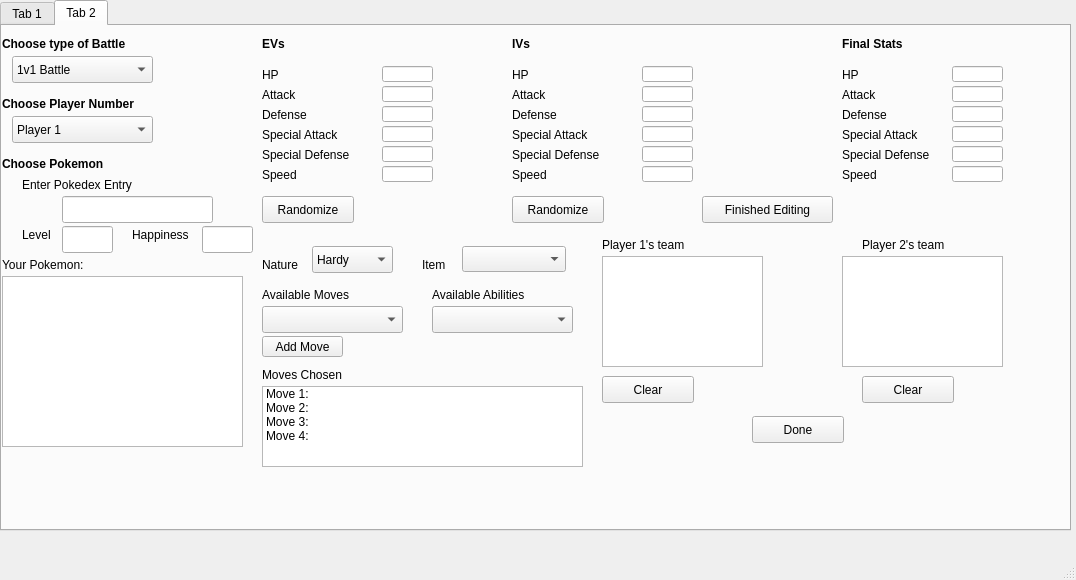
<?xml version="1.0" encoding="UTF-8"?>
<ui version="4.0">
 <class>MainWindow</class>
 <widget class="QMainWindow" name="MainWindow">
  <property name="geometry">
   <rect>
    <x>0</x>
    <y>0</y>
    <width>1076</width>
    <height>580</height>
   </rect>
  </property>
  <property name="windowTitle">
   <string>MainWindow</string>
  </property>
  <widget class="QWidget" name="centralwidget">
   <widget class="QTabWidget" name="tabCreate">
    <property name="geometry">
     <rect>
      <x>0</x>
      <y>0</y>
      <width>1071</width>
      <height>531</height>
     </rect>
    </property>
    <property name="currentIndex">
     <number>1</number>
    </property>
    <widget class="QWidget" name="tab">
     <attribute name="title">
      <string>Tab 1</string>
     </attribute>
     <widget class="QGraphicsView" name="viewPokemon1">
      <property name="geometry">
       <rect>
        <x>10</x>
        <y>30</y>
        <width>256</width>
        <height>151</height>
       </rect>
      </property>
     </widget>
     <widget class="QLabel" name="label">
      <property name="geometry">
       <rect>
        <x>-80</x>
        <y>0</y>
        <width>201</width>
        <height>31</height>
       </rect>
      </property>
      <property name="text">
       <string>                        Pokemon 1</string>
      </property>
     </widget>
     <widget class="QListWidget" name="listPokemon1_moves">
      <property name="geometry">
       <rect>
        <x>0</x>
        <y>240</y>
        <width>321</width>
        <height>81</height>
       </rect>
      </property>
      <item>
       <property name="text">
        <string>Move 1:</string>
       </property>
      </item>
      <item>
       <property name="text">
        <string>Move 2: </string>
       </property>
      </item>
      <item>
       <property name="text">
        <string>Move 3:</string>
       </property>
      </item>
      <item>
       <property name="text">
        <string>Move 4:</string>
       </property>
      </item>
     </widget>
     <widget class="QLabel" name="label_3">
      <property name="geometry">
       <rect>
        <x>390</x>
        <y>60</y>
        <width>201</width>
        <height>31</height>
       </rect>
      </property>
      <property name="text">
       <string>                        Battle Info:</string>
      </property>
     </widget>
     <widget class="QGraphicsView" name="viewPokemon2">
      <property name="geometry">
       <rect>
        <x>810</x>
        <y>30</y>
        <width>256</width>
        <height>151</height>
       </rect>
      </property>
     </widget>
     <widget class="QLabel" name="label_2">
      <property name="geometry">
       <rect>
        <x>720</x>
        <y>0</y>
        <width>201</width>
        <height>31</height>
       </rect>
      </property>
      <property name="text">
       <string>                        Pokemon 2</string>
      </property>
     </widget>
     <widget class="QListWidget" name="listPokemon2_moves">
      <property name="geometry">
       <rect>
        <x>740</x>
        <y>240</y>
        <width>321</width>
        <height>81</height>
       </rect>
      </property>
      <item>
       <property name="text">
        <string>Move 1:</string>
       </property>
      </item>
      <item>
       <property name="text">
        <string>Move 2: </string>
       </property>
      </item>
      <item>
       <property name="text">
        <string>Move 3:</string>
       </property>
      </item>
      <item>
       <property name="text">
        <string>Move 4:</string>
       </property>
      </item>
     </widget>
     <widget class="QPushButton" name="pushStartBattle">
      <property name="geometry">
       <rect>
        <x>340</x>
        <y>50</y>
        <width>92</width>
        <height>27</height>
       </rect>
      </property>
      <property name="text">
       <string>Start Battle</string>
      </property>
     </widget>
     <widget class="QPushButton" name="pushRestart">
      <property name="geometry">
       <rect>
        <x>630</x>
        <y>50</y>
        <width>92</width>
        <height>27</height>
       </rect>
      </property>
      <property name="text">
       <string>Restart</string>
      </property>
     </widget>
     <widget class="QPushButton" name="pushDifferentTeam">
      <property name="geometry">
       <rect>
        <x>430</x>
        <y>10</y>
        <width>201</width>
        <height>27</height>
       </rect>
      </property>
      <property name="text">
       <string>Choose a different team</string>
      </property>
     </widget>
     <widget class="QLabel" name="label_190">
      <property name="geometry">
       <rect>
        <x>0</x>
        <y>340</y>
        <width>111</width>
        <height>31</height>
       </rect>
      </property>
      <property name="text">
       <string>Player 1's team</string>
      </property>
     </widget>
     <widget class="QListWidget" name="listPlayer1_team">
      <property name="geometry">
       <rect>
        <x>0</x>
        <y>370</y>
        <width>321</width>
        <height>81</height>
       </rect>
      </property>
     </widget>
     <widget class="QLabel" name="label_191">
      <property name="geometry">
       <rect>
        <x>260</x>
        <y>0</y>
        <width>41</width>
        <height>31</height>
       </rect>
      </property>
      <property name="text">
       <string>Level</string>
      </property>
     </widget>
     <widget class="QLabel" name="label_192">
      <property name="geometry">
       <rect>
        <x>720</x>
        <y>0</y>
        <width>41</width>
        <height>31</height>
       </rect>
      </property>
      <property name="text">
       <string>Level</string>
      </property>
     </widget>
     <widget class="QLineEdit" name="txtPokemon1_Level">
      <property name="geometry">
       <rect>
        <x>300</x>
        <y>0</y>
        <width>41</width>
        <height>31</height>
       </rect>
      </property>
     </widget>
     <widget class="QLineEdit" name="txtPokemon2_Level">
      <property name="geometry">
       <rect>
        <x>760</x>
        <y>0</y>
        <width>41</width>
        <height>31</height>
       </rect>
      </property>
     </widget>
     <widget class="QLabel" name="label_230">
      <property name="geometry">
       <rect>
        <x>740</x>
        <y>340</y>
        <width>111</width>
        <height>31</height>
       </rect>
      </property>
      <property name="text">
       <string>Player 2's team</string>
      </property>
     </widget>
     <widget class="QListWidget" name="listPlayer2_team">
      <property name="geometry">
       <rect>
        <x>740</x>
        <y>370</y>
        <width>321</width>
        <height>81</height>
       </rect>
      </property>
     </widget>
     <widget class="QLabel" name="lbl_hpPokemon1">
      <property name="geometry">
       <rect>
        <x>10</x>
        <y>200</y>
        <width>21</width>
        <height>31</height>
       </rect>
      </property>
      <property name="text">
       <string>HP: </string>
      </property>
     </widget>
     <widget class="QLabel" name="lbl_hpPokemon2">
      <property name="geometry">
       <rect>
        <x>750</x>
        <y>200</y>
        <width>41</width>
        <height>31</height>
       </rect>
      </property>
      <property name="text">
       <string>HP: </string>
      </property>
     </widget>
     <widget class="QPushButton" name="pushSwitchPlayer1">
      <property name="geometry">
       <rect>
        <x>110</x>
        <y>340</y>
        <width>92</width>
        <height>27</height>
       </rect>
      </property>
      <property name="text">
       <string>Switch</string>
      </property>
     </widget>
     <widget class="QPushButton" name="pushSwitchPlayer2">
      <property name="geometry">
       <rect>
        <x>850</x>
        <y>340</y>
        <width>92</width>
        <height>27</height>
       </rect>
      </property>
      <property name="text">
       <string>Switch</string>
      </property>
     </widget>
     <widget class="QProgressBar" name="hpBar_Pokemon1">
      <property name="geometry">
       <rect>
        <x>50</x>
        <y>200</y>
        <width>118</width>
        <height>23</height>
       </rect>
      </property>
      <property name="value">
       <number>24</number>
      </property>
     </widget>
     <widget class="QProgressBar" name="hpBar_Pokemon2">
      <property name="geometry">
       <rect>
        <x>780</x>
        <y>200</y>
        <width>118</width>
        <height>23</height>
       </rect>
      </property>
      <property name="value">
       <number>24</number>
      </property>
     </widget>
     <widget class="QTextEdit" name="txtBattleInfo">
      <property name="geometry">
       <rect>
        <x>340</x>
        <y>90</y>
        <width>381</width>
        <height>211</height>
       </rect>
      </property>
      <property name="horizontalScrollBarPolicy">
       <enum>Qt::ScrollBarAsNeeded</enum>
      </property>
      <property name="html">
       <string>&lt;!DOCTYPE HTML PUBLIC &quot;-//W3C//DTD HTML 4.0//EN&quot; &quot;http://www.w3.org/TR/REC-html40/strict.dtd&quot;&gt;
&lt;html&gt;&lt;head&gt;&lt;meta name=&quot;qrichtext&quot; content=&quot;1&quot; /&gt;&lt;style type=&quot;text/css&quot;&gt;
p, li { white-space: pre-wrap; }
&lt;/style&gt;&lt;/head&gt;&lt;body style=&quot; font-family:'.SF NS Text'; font-size:13pt; font-weight:400; font-style:normal;&quot;&gt;
&lt;p style=&quot;-qt-paragraph-type:empty; margin-top:0px; margin-bottom:0px; margin-left:0px; margin-right:0px; -qt-block-indent:0; text-indent:0px;&quot;&gt;&lt;br /&gt;&lt;/p&gt;&lt;/body&gt;&lt;/html&gt;</string>
      </property>
     </widget>
    </widget>
    <widget class="QWidget" name="tab_2">
     <attribute name="title">
      <string>Tab 2</string>
     </attribute>
     <widget class="QLabel" name="label_4">
      <property name="geometry">
       <rect>
        <x>0</x>
        <y>10</y>
        <width>201</width>
        <height>17</height>
       </rect>
      </property>
      <property name="text">
       <string>&lt;html&gt;&lt;head/&gt;&lt;body&gt;&lt;p&gt;&lt;span style=&quot; font-weight:600;&quot;&gt;Choose type of Battle&lt;/span&gt;&lt;/p&gt;&lt;/body&gt;&lt;/html&gt;</string>
      </property>
     </widget>
     <widget class="QComboBox" name="comboBattleType">
      <property name="geometry">
       <rect>
        <x>10</x>
        <y>30</y>
        <width>141</width>
        <height>27</height>
       </rect>
      </property>
      <item>
       <property name="text">
        <string>1v1 Battle</string>
       </property>
      </item>
      <item>
       <property name="text">
        <string>3v3 Battle</string>
       </property>
      </item>
      <item>
       <property name="text">
        <string>6v6 Battle</string>
       </property>
      </item>
     </widget>
     <widget class="QLabel" name="label_5">
      <property name="geometry">
       <rect>
        <x>0</x>
        <y>130</y>
        <width>201</width>
        <height>17</height>
       </rect>
      </property>
      <property name="text">
       <string>&lt;html&gt;&lt;head/&gt;&lt;body&gt;&lt;p&gt;&lt;span style=&quot; font-weight:600;&quot;&gt;Choose Pokemon&lt;/span&gt;&lt;/p&gt;&lt;/body&gt;&lt;/html&gt;</string>
      </property>
     </widget>
     <widget class="QLabel" name="label_6">
      <property name="geometry">
       <rect>
        <x>260</x>
        <y>10</y>
        <width>31</width>
        <height>17</height>
       </rect>
      </property>
      <property name="text">
       <string>&lt;html&gt;&lt;head/&gt;&lt;body&gt;&lt;p&gt;&lt;span style=&quot; font-weight:600;&quot;&gt;EVs&lt;/span&gt;&lt;/p&gt;&lt;/body&gt;&lt;/html&gt;</string>
      </property>
     </widget>
     <widget class="QLineEdit" name="txtPokedexEntry">
      <property name="geometry">
       <rect>
        <x>60</x>
        <y>170</y>
        <width>151</width>
        <height>27</height>
       </rect>
      </property>
     </widget>
     <widget class="QLabel" name="label_7">
      <property name="geometry">
       <rect>
        <x>0</x>
        <y>230</y>
        <width>201</width>
        <height>17</height>
       </rect>
      </property>
      <property name="text">
       <string>Your Pokemon:</string>
      </property>
     </widget>
     <widget class="QGraphicsView" name="viewCurrentPokemon">
      <property name="geometry">
       <rect>
        <x>0</x>
        <y>250</y>
        <width>241</width>
        <height>171</height>
       </rect>
      </property>
     </widget>
     <widget class="QComboBox" name="comboAvailableMoves">
      <property name="geometry">
       <rect>
        <x>260</x>
        <y>280</y>
        <width>141</width>
        <height>27</height>
       </rect>
      </property>
     </widget>
     <widget class="QLabel" name="label_8">
      <property name="geometry">
       <rect>
        <x>260</x>
        <y>260</y>
        <width>201</width>
        <height>17</height>
       </rect>
      </property>
      <property name="text">
       <string>Available Moves</string>
      </property>
     </widget>
     <widget class="QListWidget" name="listChosenMoves">
      <property name="geometry">
       <rect>
        <x>260</x>
        <y>360</y>
        <width>321</width>
        <height>81</height>
       </rect>
      </property>
      <item>
       <property name="text">
        <string>Move 1:</string>
       </property>
      </item>
      <item>
       <property name="text">
        <string>Move 2:</string>
       </property>
      </item>
      <item>
       <property name="text">
        <string>Move 3:</string>
       </property>
      </item>
      <item>
       <property name="text">
        <string>Move 4:</string>
       </property>
      </item>
     </widget>
     <widget class="QLabel" name="label_9">
      <property name="geometry">
       <rect>
        <x>260</x>
        <y>340</y>
        <width>201</width>
        <height>17</height>
       </rect>
      </property>
      <property name="text">
       <string>Moves Chosen</string>
      </property>
     </widget>
     <widget class="QLineEdit" name="txtChosenLevel">
      <property name="geometry">
       <rect>
        <x>60</x>
        <y>200</y>
        <width>51</width>
        <height>27</height>
       </rect>
      </property>
     </widget>
     <widget class="QLabel" name="label_11">
      <property name="geometry">
       <rect>
        <x>20</x>
        <y>200</y>
        <width>41</width>
        <height>17</height>
       </rect>
      </property>
      <property name="text">
       <string>Level</string>
      </property>
     </widget>
     <widget class="QLabel" name="label_10">
      <property name="geometry">
       <rect>
        <x>260</x>
        <y>40</y>
        <width>31</width>
        <height>17</height>
       </rect>
      </property>
      <property name="text">
       <string>HP</string>
      </property>
     </widget>
     <widget class="QLabel" name="label_12">
      <property name="geometry">
       <rect>
        <x>260</x>
        <y>60</y>
        <width>41</width>
        <height>17</height>
       </rect>
      </property>
      <property name="text">
       <string>Attack</string>
      </property>
     </widget>
     <widget class="QLabel" name="label_13">
      <property name="geometry">
       <rect>
        <x>260</x>
        <y>80</y>
        <width>61</width>
        <height>17</height>
       </rect>
      </property>
      <property name="text">
       <string>Defense</string>
      </property>
     </widget>
     <widget class="QLabel" name="label_14">
      <property name="geometry">
       <rect>
        <x>260</x>
        <y>100</y>
        <width>101</width>
        <height>17</height>
       </rect>
      </property>
      <property name="text">
       <string>Special Attack</string>
      </property>
     </widget>
     <widget class="QLabel" name="label_15">
      <property name="geometry">
       <rect>
        <x>260</x>
        <y>120</y>
        <width>111</width>
        <height>17</height>
       </rect>
      </property>
      <property name="text">
       <string>Special Defense</string>
      </property>
     </widget>
     <widget class="QLabel" name="label_16">
      <property name="geometry">
       <rect>
        <x>260</x>
        <y>140</y>
        <width>41</width>
        <height>17</height>
       </rect>
      </property>
      <property name="text">
       <string>Speed</string>
      </property>
     </widget>
     <widget class="QLineEdit" name="txtEV_HP">
      <property name="geometry">
       <rect>
        <x>380</x>
        <y>40</y>
        <width>51</width>
        <height>16</height>
       </rect>
      </property>
     </widget>
     <widget class="QLineEdit" name="txtEV_Attack">
      <property name="geometry">
       <rect>
        <x>380</x>
        <y>60</y>
        <width>51</width>
        <height>16</height>
       </rect>
      </property>
     </widget>
     <widget class="QLineEdit" name="txtEV_Defense">
      <property name="geometry">
       <rect>
        <x>380</x>
        <y>80</y>
        <width>51</width>
        <height>16</height>
       </rect>
      </property>
     </widget>
     <widget class="QLineEdit" name="txtEV_SpAttack">
      <property name="geometry">
       <rect>
        <x>380</x>
        <y>100</y>
        <width>51</width>
        <height>16</height>
       </rect>
      </property>
     </widget>
     <widget class="QLineEdit" name="txtEV_SpDefense">
      <property name="geometry">
       <rect>
        <x>380</x>
        <y>120</y>
        <width>51</width>
        <height>16</height>
       </rect>
      </property>
     </widget>
     <widget class="QLineEdit" name="txtEV_Speed">
      <property name="geometry">
       <rect>
        <x>380</x>
        <y>140</y>
        <width>51</width>
        <height>16</height>
       </rect>
      </property>
     </widget>
     <widget class="QLabel" name="label_65">
      <property name="geometry">
       <rect>
        <x>510</x>
        <y>10</y>
        <width>31</width>
        <height>17</height>
       </rect>
      </property>
      <property name="text">
       <string>&lt;html&gt;&lt;head/&gt;&lt;body&gt;&lt;p&gt;&lt;span style=&quot; font-weight:600;&quot;&gt;IVs&lt;/span&gt;&lt;/p&gt;&lt;/body&gt;&lt;/html&gt;</string>
      </property>
     </widget>
     <widget class="QLabel" name="label_100">
      <property name="geometry">
       <rect>
        <x>510</x>
        <y>40</y>
        <width>31</width>
        <height>17</height>
       </rect>
      </property>
      <property name="text">
       <string>HP</string>
      </property>
     </widget>
     <widget class="QLineEdit" name="txtIV_HP">
      <property name="geometry">
       <rect>
        <x>640</x>
        <y>40</y>
        <width>51</width>
        <height>16</height>
       </rect>
      </property>
     </widget>
     <widget class="QLabel" name="label_101">
      <property name="geometry">
       <rect>
        <x>510</x>
        <y>60</y>
        <width>41</width>
        <height>17</height>
       </rect>
      </property>
      <property name="text">
       <string>Attack</string>
      </property>
     </widget>
     <widget class="QLineEdit" name="txtIV_Attack">
      <property name="geometry">
       <rect>
        <x>640</x>
        <y>60</y>
        <width>51</width>
        <height>16</height>
       </rect>
      </property>
     </widget>
     <widget class="QLabel" name="label_102">
      <property name="geometry">
       <rect>
        <x>510</x>
        <y>80</y>
        <width>61</width>
        <height>17</height>
       </rect>
      </property>
      <property name="text">
       <string>Defense</string>
      </property>
     </widget>
     <widget class="QLineEdit" name="txtIV_Defense">
      <property name="geometry">
       <rect>
        <x>640</x>
        <y>80</y>
        <width>51</width>
        <height>16</height>
       </rect>
      </property>
     </widget>
     <widget class="QLabel" name="label_103">
      <property name="geometry">
       <rect>
        <x>510</x>
        <y>100</y>
        <width>101</width>
        <height>17</height>
       </rect>
      </property>
      <property name="text">
       <string>Special Attack</string>
      </property>
     </widget>
     <widget class="QLineEdit" name="txtIV_SpAttack">
      <property name="geometry">
       <rect>
        <x>640</x>
        <y>100</y>
        <width>51</width>
        <height>16</height>
       </rect>
      </property>
     </widget>
     <widget class="QLabel" name="label_104">
      <property name="geometry">
       <rect>
        <x>510</x>
        <y>120</y>
        <width>111</width>
        <height>17</height>
       </rect>
      </property>
      <property name="text">
       <string>Special Defense</string>
      </property>
     </widget>
     <widget class="QLineEdit" name="txtIV_SpDefense">
      <property name="geometry">
       <rect>
        <x>640</x>
        <y>120</y>
        <width>51</width>
        <height>16</height>
       </rect>
      </property>
     </widget>
     <widget class="QLabel" name="label_127">
      <property name="geometry">
       <rect>
        <x>510</x>
        <y>140</y>
        <width>41</width>
        <height>17</height>
       </rect>
      </property>
      <property name="text">
       <string>Speed</string>
      </property>
     </widget>
     <widget class="QLineEdit" name="txtIV_Speed">
      <property name="geometry">
       <rect>
        <x>640</x>
        <y>140</y>
        <width>51</width>
        <height>16</height>
       </rect>
      </property>
     </widget>
     <widget class="QPushButton" name="pushRandomizeEVs">
      <property name="geometry">
       <rect>
        <x>260</x>
        <y>170</y>
        <width>92</width>
        <height>27</height>
       </rect>
      </property>
      <property name="text">
       <string>Randomize</string>
      </property>
     </widget>
     <widget class="QPushButton" name="pushRandomizeIVs">
      <property name="geometry">
       <rect>
        <x>510</x>
        <y>170</y>
        <width>92</width>
        <height>27</height>
       </rect>
      </property>
      <property name="text">
       <string>Randomize</string>
      </property>
     </widget>
     <widget class="QLabel" name="label_128">
      <property name="geometry">
       <rect>
        <x>20</x>
        <y>150</y>
        <width>201</width>
        <height>17</height>
       </rect>
      </property>
      <property name="text">
       <string>Enter Pokedex Entry</string>
      </property>
     </widget>
     <widget class="QLabel" name="label_129">
      <property name="geometry">
       <rect>
        <x>840</x>
        <y>10</y>
        <width>131</width>
        <height>17</height>
       </rect>
      </property>
      <property name="text">
       <string>&lt;html&gt;&lt;head/&gt;&lt;body&gt;&lt;p&gt;&lt;span style=&quot; font-weight:600;&quot;&gt;Final Stats&lt;/span&gt;&lt;/p&gt;&lt;/body&gt;&lt;/html&gt;</string>
      </property>
     </widget>
     <widget class="QLabel" name="label_155">
      <property name="geometry">
       <rect>
        <x>840</x>
        <y>40</y>
        <width>31</width>
        <height>17</height>
       </rect>
      </property>
      <property name="text">
       <string>HP</string>
      </property>
     </widget>
     <widget class="QLineEdit" name="txtFinal_HP">
      <property name="geometry">
       <rect>
        <x>950</x>
        <y>40</y>
        <width>51</width>
        <height>16</height>
       </rect>
      </property>
     </widget>
     <widget class="QLabel" name="label_182">
      <property name="geometry">
       <rect>
        <x>840</x>
        <y>60</y>
        <width>41</width>
        <height>17</height>
       </rect>
      </property>
      <property name="text">
       <string>Attack</string>
      </property>
     </widget>
     <widget class="QLineEdit" name="txtFinal_Attack">
      <property name="geometry">
       <rect>
        <x>950</x>
        <y>60</y>
        <width>51</width>
        <height>16</height>
       </rect>
      </property>
     </widget>
     <widget class="QLabel" name="label_183">
      <property name="geometry">
       <rect>
        <x>840</x>
        <y>80</y>
        <width>61</width>
        <height>17</height>
       </rect>
      </property>
      <property name="text">
       <string>Defense</string>
      </property>
     </widget>
     <widget class="QLineEdit" name="txtFinal_Defense">
      <property name="geometry">
       <rect>
        <x>950</x>
        <y>80</y>
        <width>51</width>
        <height>16</height>
       </rect>
      </property>
     </widget>
     <widget class="QLabel" name="label_184">
      <property name="geometry">
       <rect>
        <x>840</x>
        <y>100</y>
        <width>101</width>
        <height>17</height>
       </rect>
      </property>
      <property name="text">
       <string>Special Attack</string>
      </property>
     </widget>
     <widget class="QLineEdit" name="txtFinal_SpAttack">
      <property name="geometry">
       <rect>
        <x>950</x>
        <y>100</y>
        <width>51</width>
        <height>16</height>
       </rect>
      </property>
     </widget>
     <widget class="QLabel" name="label_185">
      <property name="geometry">
       <rect>
        <x>840</x>
        <y>120</y>
        <width>111</width>
        <height>17</height>
       </rect>
      </property>
      <property name="text">
       <string>Special Defense</string>
      </property>
     </widget>
     <widget class="QLineEdit" name="txtFinal_SpDefense">
      <property name="geometry">
       <rect>
        <x>950</x>
        <y>120</y>
        <width>51</width>
        <height>16</height>
       </rect>
      </property>
     </widget>
     <widget class="QLabel" name="label_186">
      <property name="geometry">
       <rect>
        <x>840</x>
        <y>140</y>
        <width>41</width>
        <height>17</height>
       </rect>
      </property>
      <property name="text">
       <string>Speed</string>
      </property>
     </widget>
     <widget class="QLineEdit" name="txtFinal_Speed">
      <property name="geometry">
       <rect>
        <x>950</x>
        <y>140</y>
        <width>51</width>
        <height>16</height>
       </rect>
      </property>
     </widget>
     <widget class="QLabel" name="label_187">
      <property name="geometry">
       <rect>
        <x>600</x>
        <y>210</y>
        <width>201</width>
        <height>17</height>
       </rect>
      </property>
      <property name="text">
       <string>Player 1's team</string>
      </property>
     </widget>
     <widget class="QLabel" name="label_188">
      <property name="geometry">
       <rect>
        <x>860</x>
        <y>210</y>
        <width>201</width>
        <height>17</height>
       </rect>
      </property>
      <property name="text">
       <string>Player 2's team</string>
      </property>
     </widget>
     <widget class="QPushButton" name="pushClearP1">
      <property name="geometry">
       <rect>
        <x>600</x>
        <y>350</y>
        <width>92</width>
        <height>27</height>
       </rect>
      </property>
      <property name="text">
       <string>Clear</string>
      </property>
     </widget>
     <widget class="QPushButton" name="pushClearP2">
      <property name="geometry">
       <rect>
        <x>860</x>
        <y>350</y>
        <width>92</width>
        <height>27</height>
       </rect>
      </property>
      <property name="text">
       <string>Clear</string>
      </property>
     </widget>
     <widget class="QPushButton" name="pushDone">
      <property name="geometry">
       <rect>
        <x>750</x>
        <y>390</y>
        <width>92</width>
        <height>27</height>
       </rect>
      </property>
      <property name="text">
       <string>Done</string>
      </property>
     </widget>
     <widget class="QLabel" name="label_189">
      <property name="geometry">
       <rect>
        <x>0</x>
        <y>70</y>
        <width>211</width>
        <height>17</height>
       </rect>
      </property>
      <property name="text">
       <string>&lt;html&gt;&lt;head/&gt;&lt;body&gt;&lt;p&gt;&lt;span style=&quot; font-weight:600;&quot;&gt;Choose Player Number&lt;/span&gt;&lt;/p&gt;&lt;/body&gt;&lt;/html&gt;</string>
      </property>
     </widget>
     <widget class="QComboBox" name="comboPlayerNumber">
      <property name="geometry">
       <rect>
        <x>10</x>
        <y>90</y>
        <width>141</width>
        <height>27</height>
       </rect>
      </property>
      <item>
       <property name="text">
        <string>Player 1</string>
       </property>
      </item>
      <item>
       <property name="text">
        <string>Player 2</string>
       </property>
      </item>
      <item>
       <property name="text">
        <string>CPU</string>
       </property>
      </item>
     </widget>
     <widget class="QLabel" name="label_234">
      <property name="geometry">
       <rect>
        <x>430</x>
        <y>260</y>
        <width>121</width>
        <height>17</height>
       </rect>
      </property>
      <property name="text">
       <string>Available Abilities</string>
      </property>
     </widget>
     <widget class="QComboBox" name="comboAvailableAbilities">
      <property name="geometry">
       <rect>
        <x>430</x>
        <y>280</y>
        <width>141</width>
        <height>27</height>
       </rect>
      </property>
     </widget>
     <widget class="QLabel" name="label_235">
      <property name="geometry">
       <rect>
        <x>260</x>
        <y>230</y>
        <width>51</width>
        <height>17</height>
       </rect>
      </property>
      <property name="text">
       <string>Nature</string>
      </property>
     </widget>
     <widget class="QComboBox" name="comboNatures">
      <property name="geometry">
       <rect>
        <x>310</x>
        <y>220</y>
        <width>81</width>
        <height>27</height>
       </rect>
      </property>
      <item>
       <property name="text">
        <string>Hardy</string>
       </property>
      </item>
      <item>
       <property name="text">
        <string>Bold</string>
       </property>
      </item>
      <item>
       <property name="text">
        <string>Modest</string>
       </property>
      </item>
      <item>
       <property name="text">
        <string>Calm</string>
       </property>
      </item>
      <item>
       <property name="text">
        <string>Timid</string>
       </property>
      </item>
      <item>
       <property name="text">
        <string>Lonely</string>
       </property>
      </item>
      <item>
       <property name="text">
        <string>Docile</string>
       </property>
      </item>
      <item>
       <property name="text">
        <string>Mild</string>
       </property>
      </item>
      <item>
       <property name="text">
        <string>Gentle</string>
       </property>
      </item>
      <item>
       <property name="text">
        <string>Hasty</string>
       </property>
      </item>
      <item>
       <property name="text">
        <string>Adamant</string>
       </property>
      </item>
      <item>
       <property name="text">
        <string>Impish </string>
       </property>
      </item>
      <item>
       <property name="text">
        <string>Bashful</string>
       </property>
      </item>
      <item>
       <property name="text">
        <string>Careful</string>
       </property>
      </item>
      <item>
       <property name="text">
        <string>Rash</string>
       </property>
      </item>
      <item>
       <property name="text">
        <string>Jolly</string>
       </property>
      </item>
      <item>
       <property name="text">
        <string>Naughty</string>
       </property>
      </item>
      <item>
       <property name="text">
        <string>Lax</string>
       </property>
      </item>
      <item>
       <property name="text">
        <string>Quirky</string>
       </property>
      </item>
      <item>
       <property name="text">
        <string>Naive</string>
       </property>
      </item>
      <item>
       <property name="text">
        <string>Brave</string>
       </property>
      </item>
      <item>
       <property name="text">
        <string>Relaxed</string>
       </property>
      </item>
      <item>
       <property name="text">
        <string>Quiet</string>
       </property>
      </item>
      <item>
       <property name="text">
        <string>Sassy</string>
       </property>
      </item>
      <item>
       <property name="text">
        <string>Serious</string>
       </property>
      </item>
     </widget>
     <widget class="QLabel" name="labelLevelCheck">
      <property name="geometry">
       <rect>
        <x>110</x>
        <y>230</y>
        <width>131</width>
        <height>20</height>
       </rect>
      </property>
      <property name="text">
       <string/>
      </property>
     </widget>
     <widget class="QLabel" name="labelEntryCheck">
      <property name="geometry">
       <rect>
        <x>130</x>
        <y>200</y>
        <width>131</width>
        <height>20</height>
       </rect>
      </property>
      <property name="text">
       <string/>
      </property>
     </widget>
     <widget class="QLabel" name="labelEVCheck">
      <property name="geometry">
       <rect>
        <x>300</x>
        <y>10</y>
        <width>131</width>
        <height>20</height>
       </rect>
      </property>
      <property name="text">
       <string/>
      </property>
     </widget>
     <widget class="QLabel" name="labelIVCheck">
      <property name="geometry">
       <rect>
        <x>560</x>
        <y>10</y>
        <width>131</width>
        <height>20</height>
       </rect>
      </property>
      <property name="text">
       <string/>
      </property>
     </widget>
     <widget class="QPushButton" name="pushFinished">
      <property name="geometry">
       <rect>
        <x>700</x>
        <y>170</y>
        <width>131</width>
        <height>27</height>
       </rect>
      </property>
      <property name="text">
       <string>Finished Editing</string>
      </property>
     </widget>
     <widget class="QLabel" name="labelCheckFinalized">
      <property name="geometry">
       <rect>
        <x>700</x>
        <y>150</y>
        <width>131</width>
        <height>17</height>
       </rect>
      </property>
      <property name="text">
       <string/>
      </property>
     </widget>
     <widget class="QListWidget" name="listCurr_p1Team">
      <property name="geometry">
       <rect>
        <x>600</x>
        <y>230</y>
        <width>161</width>
        <height>111</height>
       </rect>
      </property>
     </widget>
     <widget class="QListWidget" name="listCurr_p2Team">
      <property name="geometry">
       <rect>
        <x>840</x>
        <y>230</y>
        <width>161</width>
        <height>111</height>
       </rect>
      </property>
     </widget>
     <widget class="QLabel" name="labelChk_Play">
      <property name="geometry">
       <rect>
        <x>730</x>
        <y>360</y>
        <width>121</width>
        <height>17</height>
       </rect>
      </property>
      <property name="text">
       <string/>
      </property>
     </widget>
     <widget class="QLabel" name="label_239">
      <property name="geometry">
       <rect>
        <x>420</x>
        <y>230</y>
        <width>51</width>
        <height>17</height>
       </rect>
      </property>
      <property name="text">
       <string>Item</string>
      </property>
     </widget>
     <widget class="QComboBox" name="comboItems">
      <property name="geometry">
       <rect>
        <x>460</x>
        <y>220</y>
        <width>104</width>
        <height>26</height>
       </rect>
      </property>
     </widget>
     <widget class="QPushButton" name="pushAddMove">
      <property name="geometry">
       <rect>
        <x>260</x>
        <y>310</y>
        <width>81</width>
        <height>21</height>
       </rect>
      </property>
      <property name="text">
       <string>Add Move</string>
      </property>
     </widget>
     <widget class="QLineEdit" name="txtHappinessVal">
      <property name="geometry">
       <rect>
        <x>200</x>
        <y>200</y>
        <width>51</width>
        <height>27</height>
       </rect>
      </property>
     </widget>
     <widget class="QLabel" name="label_17">
      <property name="geometry">
       <rect>
        <x>130</x>
        <y>200</y>
        <width>71</width>
        <height>17</height>
       </rect>
      </property>
      <property name="text">
       <string>Happiness</string>
      </property>
     </widget>
    </widget>
   </widget>
  </widget>
  <widget class="QMenuBar" name="menubar">
   <property name="geometry">
    <rect>
     <x>0</x>
     <y>0</y>
     <width>1076</width>
     <height>22</height>
    </rect>
   </property>
  </widget>
  <widget class="QStatusBar" name="statusbar"/>
 </widget>
 <tabstops>
  <tabstop>viewPokemon2</tabstop>
  <tabstop>viewPokemon1</tabstop>
  <tabstop>listPokemon1_moves</tabstop>
  <tabstop>tabCreate</tabstop>
  <tabstop>listPokemon2_moves</tabstop>
 </tabstops>
 <resources/>
 <connections/>
</ui>
